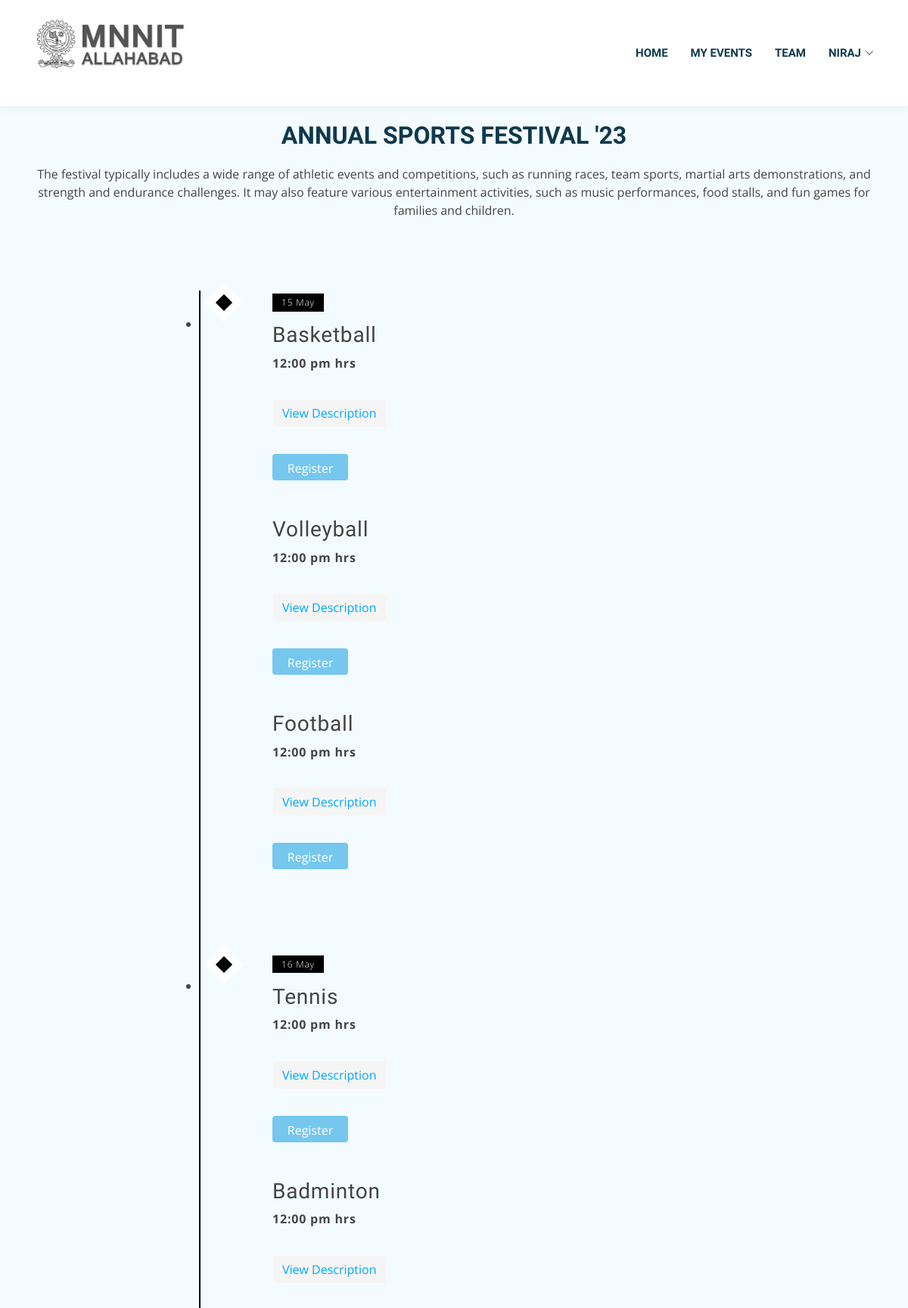
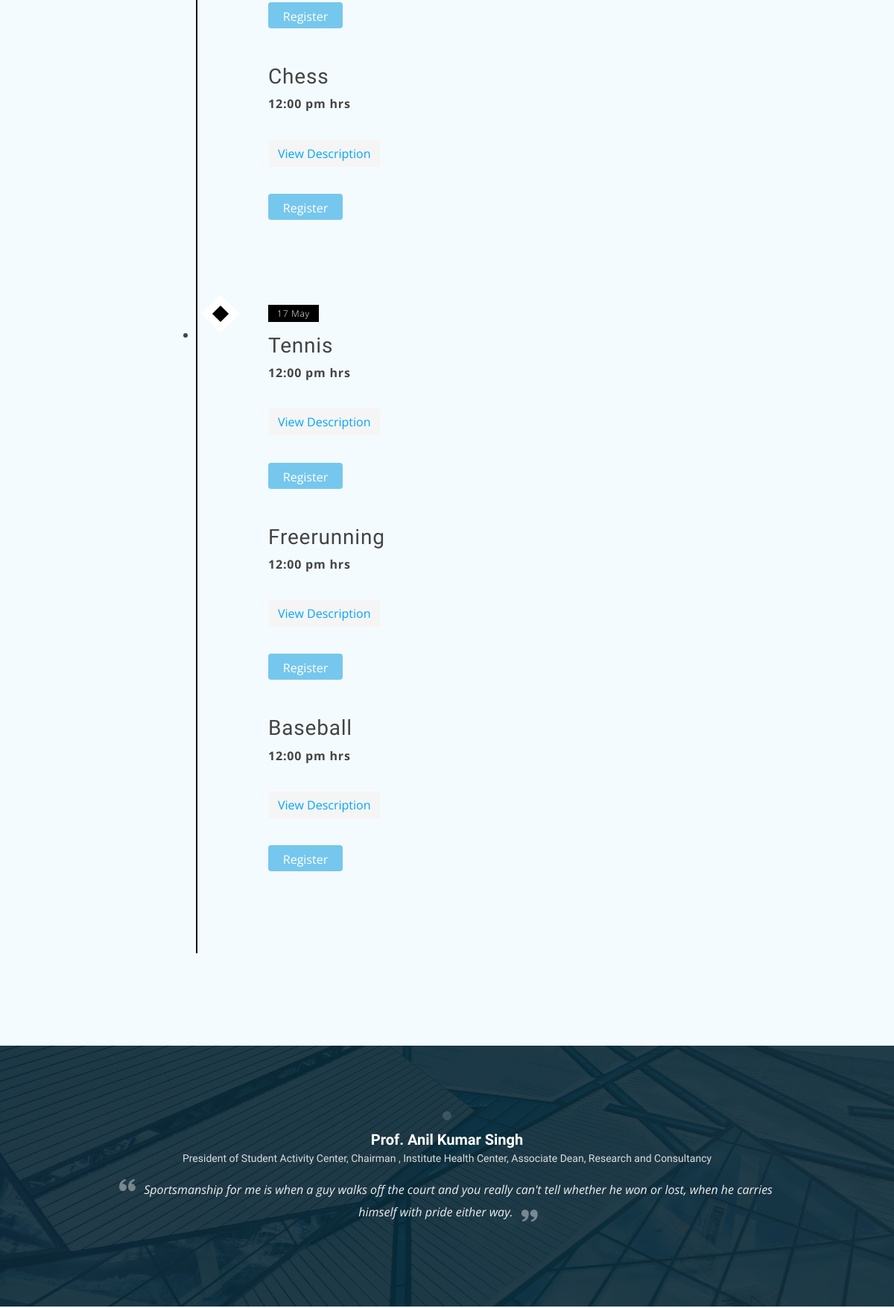
The app's page / (signed in, upper part) with its own data (2 pictures, top to bottom).
### app.py (models this page shows)
class user_db(UserMixin, db.Model):
    sno = db.Column(db.Integer, primary_key=True)
    username = db.Column(db.String(50), nullable=False, unique=True)
    password = db.Column(db.String(100), nullable=False)
    date_created = db.Column(db.DateTime, default=datetime.now)
    def get_id(self):
        return self.sno

class event_db(db.Model):
    index = db.Column(db.Integer, primary_key=True)
    Name = db.Column(db.Text)
    date_and_time=db.Column(db.Text)
    date=db.Column(db.Text)
    time=db.Column(db.Text)
    Overview = db.Column(db.Text)
    Poster_Url = db.Column(db.Text)
    cam1 = db.Column(db.Text)
    cam2 = db.Column(db.Text)
    cam3 = db.Column(db.Text)
    cam4 = db.Column(db.Text)
    date_created = db.Column(db.DateTime)

### app.py (the view)
@app.route('/')
def home(message=None):
    user= load_user(current_user.get_id())
    days=defaultdict(list)
    allevents=event_db.query.order_by(
                event_db.date_created).all()
    for event in allevents:
        days[event.date].append(event)
    if message:
        if user:
            return render_template('events.html',days=days,myevents=False,user=user,message=message)
        else:
            return render_template('events.html',days=days,myevents=False,user=False,message=message)
    if user:
        return render_template('events.html',days=days,myevents=False,user=user)
    else:
        return render_template('events.html',days=days,myevents=False,user=False)

### app.py (called while the page is built)
@login.user_loader
def load_user(sno):
    return user_db.query.get(sno)

### templates/events.html (shortened to what this page needs)
<!DOCTYPE html>
<html lang="en">
<head>
  <link href="{{ url_for('static', filename='assets/vendor/bootstrap/css/bootstrap.min.css')}}" rel="stylesheet">
  <link href="{{ url_for('static', filename='assets/vendor/bootstrap-icons/bootstrap-icons.css')}}" rel="stylesheet">
  <link href="{{ url_for('static', filename='assets/vendor/boxicons/css/boxicons.min.css')}}" rel="stylesheet">
  <link href="{{ url_for('static', filename='assets/vendor/glightbox/css/glightbox.min.css')}}" rel="stylesheet">
  <link href="{{ url_for('static', filename='assets/vendor/swiper/swiper-bundle.min.css')}}" rel="stylesheet">
  <link rel="stylesheet" href="https://cdn.jsdelivr.net/npm/bootstrap@4.0.0/dist/css/bootstrap.min.css">
  <link rel="stylesheet" href="https://cdnjs.cloudflare.com/ajax/libs/meyer-reset/2.0/reset.min.css">
  <link href="{{ url_for('static', filename='assets/css/style.css')}}" rel="stylesheet">
</head>
<body>
  <header id="header" class="fixed-top">
    <div class="container d-flex align-items-center justify-content-between">
      <a href="index.html" class=""><img src="{{ url_for('static', filename='assets/img/logo.png')}}" alt="" class="" width="200" height="100"></a>
      <nav id="navbar" class="navbar">
        <ul>
          <li><a class="nav-link scrollto" href="/">Home</a></li>
          <li><a class="nav-link scrollto" href="/myevents">My Events</a></li>
          <li><a class="nav-link scrollto" href="#team">Team</a></li>
          {% if user %}
          <li class="dropdown"><a href="#"><span>{{user.username}}</span> <i class="bi bi-chevron-down"></i></a>
          </li>
          {% else %}
          <li><a class="nav-link scrollto" href="/login">Login</a></li>
          <li><a class="nav-link scrollto" href="/signup">Signup</a></li>
          {% endif %}
        </ul>
      </nav>
    </div>
  </header>
  <section id="services" class="services section-bg" style="margin-top: 100px;">
        <div class="container">
          <div class="section-title">
            <h2>Annual Sports Festival '23</h2>
            <p>The festival typically includes a wide range of athletic events and competitions, such as running races, team sports, martial arts demonstrations, and strength and endurance challenges. It may also feature various entertainment activities, such as music performances, food stalls, and fun games for families and children. </p>
          </div>
          <ul class="timeline">
            {% for events in days %}
            <li class="timeline-event">
              <label class="timeline-event-icon"></label>
              <div class="timeline-event-copy">
                <p class="timeline-event-thumbnail">{{events}}</p>
                {% for event in days[events] %}
                <h3>{{event.Name}}</h3>
                <p><strong>{{event.time}} hrs</strong>
                  <div >
                    <button  class="btn btn-light" style="background-color:rgb(245, 245, 245);color:rgb(0, 166, 255);" data-toggle="collapse" data-target="#collapseOne{{event.index}}" aria-expanded="true" aria-controls="collapseOne">
                          View Description
                    </button>
                  </div>
                </p>
                {% if myevents %}
                <a href="/stream/{{event.index}}/{{event.cam1}}"><button type="button" style="background-color:#76c7ed; color:#ffffff; width:100px; height:35px;" class="btn">View</button></a>
                {% else %}
                <a href="/register/{{event.index}}"><button type="button" style="background-color:#76c7ed; color:#ffffff; width:100px; height:35px;" class="btn">Register</button></a>
                {% endif%}
                  <br>
                  <br>
                  <br>
                {% endfor %}
    </div>
            </li>
            {% endfor %}
          </ul>
        </div>
      </section>
    <section id="testimonials" class="testimonials">
      <div class="container position-relative">
        <div class="testimonials-slider swiper" data-aos="fade-up" data-aos-delay="100">
          <div class="swiper-wrapper">
            <div class="swiper-slide">
              <div class="testimonial-item">
                <img src="" class="testimonial-img" alt="">
                <h3>Prof. Anil Kumar Singh</h3>
                <h4>President of Student Activity Center,
                  Chairman , Institute Health Center,
                  Associate Dean, Research and Consultancy</h4>
                <p>
                  <i class="bx bxs-quote-alt-left quote-icon-left"></i>
                  Sportsmanship for me is when a guy walks off the court and you really can't tell whether he won or lost, when he carries himself with pride either way.
                  <i class="bx bxs-quote-alt-right quote-icon-right"></i>
                </p>
              </div>
            </div>
          </div>
        </div>
      </div>
    </section>
</body>
</html>

### static/assets/css/style.css (style rules this page uses)
.timeline { font-size: 1em; font-weight: 300; line-height: 1.5; letter-spacing: 0.05em; }
* { -moz-box-sizing: border-box; -webkit-box-sizing: border-box; box-sizing: border-box; }
.timeline { margin: 4em auto; position: relative; max-width: 46em; }
.timeline:before { background-color: black; content: ''; margin-left: -1px; position: absolute; top: 0; left: 2em; width: 2px; height: 100%; }
.timeline-event { position: relative; }
.timeline-event-copy { padding: 2em; position: relative; top: -1.875em; left: 4em; width: 80%; }
.timeline-event-copy h3 { font-size: 1.75em; }
.timeline-event-copy strong { font-weight: 700; }
.timeline-event-copy p:not(.timeline-event-thumbnail) { padding-bottom: 1.2em; }
.timeline-event-icon { -moz-transition: -moz-transform 0.2s ease-in; -o-transition: -o-transform 0.2s ease-in; -webkit-transition: -webkit-transform 0.2s ease-in; transition: transform 0.2s ease-in; -moz-transform: rotate(45deg); -ms-transform: rotate(45deg); -webkit-transform: rotate(45deg); transform: rotate(45deg); background-color: black; outline: 10px solid white; display: block; margin: 0.5em 0.5em 0.5em -0.5em; position: absolute; top: 0; left: 2em; width: 1em; height: 1em; }
.timeline-event-thumbnail { -moz-transition: box-shadow 0.5s ease-in 0.1s; -o-transition: box-shadow 0.5s ease-in 0.1s; -webkit-transition: box-shadow 0.5s ease-in; -webkit-transition-delay: 0.1s; transition: box-shadow 0.5s ease-in 0.1s; color: white; font-size: 0.75em; background-color: black; -moz-box-shadow: inset 0 0 0 0em #ef795a; -webkit-box-shadow: inset 0 0 0 0em #ef795a; box-shadow: inset 0 0 0 0em #ef795a; display: inline-block; margin-bottom: 1.2em; padding: 0.25em 1em 0.2em 1em; }
body { font-family: "Open Sans", sans-serif; color: #444444; }
a { text-decoration: none; color: #49b5e7; }
h1, h2, h3, h4, h5, h6 { font-family: "Dosis", sans-serif; }
#header { background: #fff; transition: all 0.5s; z-index: 997; padding: 20px 0; box-shadow: 0px 2px 15px rgba(0, 0, 0, 0.05); }
.navbar { padding: 0; }
.navbar ul { margin: 0; padding: 0; display: flex; list-style: none; align-items: center; }
.navbar li { position: relative; }
.navbar a, .navbar a:focus { display: flex; align-items: center; justify-content: space-between; padding: 10px 0 10px 30px; font-family: "Dosis", sans-serif; font-size: 15px; font-weight: 600; color: #0f394c; white-space: nowrap; transition: 0.3s; text-transform: uppercase; }
.navbar a i, .navbar a:focus i { font-size: 12px; line-height: 0; margin-left: 5px; }
section { padding: 60px 0; overflow: hidden; }
.section-bg { background-color: #f4fbfe; }
.section-title { text-align: center; padding-bottom: 30px; }
.section-title h2 { font-size: 32px; font-weight: bold; text-transform: uppercase; margin-bottom: 20px; padding-bottom: 0; color: #0f394c; }
.section-title p { margin-bottom: 0; }
.testimonials { padding: 80px 0; background: url("../img/cta-bg.jpg") no-repeat; background-position: center center; background-size: cover; position: relative; }
.testimonials::before { content: ""; position: absolute; left: 0; right: 0; top: 0; bottom: 0; background: rgba(11, 41, 55, 0.9); }
.testimonials .testimonials-carousel, .testimonials .testimonials-slider { overflow: hidden; }
.testimonials .testimonial-item { text-align: center; color: #fff; }
.testimonials .testimonial-item .testimonial-img { width: 100px; border-radius: 50%; border: 6px solid rgba(255, 255, 255, 0.15); margin: 0 auto; }
.testimonials .testimonial-item h3 { font-size: 20px; font-weight: bold; margin: 10px 0 5px 0; color: #fff; }
.testimonials .testimonial-item h4 { font-size: 14px; color: #ddd; margin: 0 0 15px 0; }
.testimonials .testimonial-item .quote-icon-left, .testimonials .testimonial-item .quote-icon-right { color: rgba(255, 255, 255, 0.4); font-size: 26px; }
.testimonials .testimonial-item .quote-icon-left { display: inline-block; left: -5px; position: relative; }
.testimonials .testimonial-item .quote-icon-right { display: inline-block; right: -5px; position: relative; top: 10px; }
.testimonials .testimonial-item p { font-style: italic; margin: 0 auto 15px auto; color: #eee; }
@media (min-width: 992px) { .testimonials .testimonial-item p { width: 80%; } }

### records on screen
user_db: username "NIRAJ"
event_db: date "15 May", Name "Basketball", time "12:00 pm"
event_db: Name "Volleyball", time "12:00 pm"
event_db: Name "Football", time "12:00 pm"
event_db: date "16 May", Name "Tennis", time "12:00 pm"
event_db: Name "Badminton", time "12:00 pm"
event_db: Name "Chess", time "12:00 pm"
event_db: date "17 May", Name "Tennis", time "12:00 pm"
event_db: Name "Freerunning", time "12:00 pm"
event_db: Name "Baseball", time "12:00 pm"
